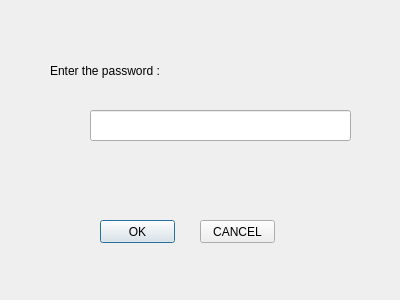
<?xml version="1.0" encoding="UTF-8"?>
<ui version="4.0">
 <class>Dialog</class>
 <widget class="QDialog" name="Dialog">
  <property name="geometry">
   <rect>
    <x>0</x>
    <y>0</y>
    <width>400</width>
    <height>300</height>
   </rect>
  </property>
  <property name="windowTitle">
   <string>Dialog</string>
  </property>
  <widget class="QLabel" name="label">
   <property name="geometry">
    <rect>
     <x>50</x>
     <y>50</y>
     <width>271</width>
     <height>41</height>
    </rect>
   </property>
   <property name="text">
    <string>Enter the password :</string>
   </property>
  </widget>
  <widget class="QPushButton" name="OK_Btn">
   <property name="geometry">
    <rect>
     <x>100</x>
     <y>220</y>
     <width>75</width>
     <height>23</height>
    </rect>
   </property>
   <property name="text">
    <string>OK</string>
   </property>
  </widget>
  <widget class="QPushButton" name="pushButton_2">
   <property name="geometry">
    <rect>
     <x>200</x>
     <y>220</y>
     <width>75</width>
     <height>23</height>
    </rect>
   </property>
   <property name="text">
    <string>CANCEL</string>
   </property>
  </widget>
  <widget class="QLineEdit" name="Pwd_txt">
   <property name="geometry">
    <rect>
     <x>90</x>
     <y>110</y>
     <width>261</width>
     <height>31</height>
    </rect>
   </property>
  </widget>
 </widget>
 <resources/>
 <connections/>
</ui>
